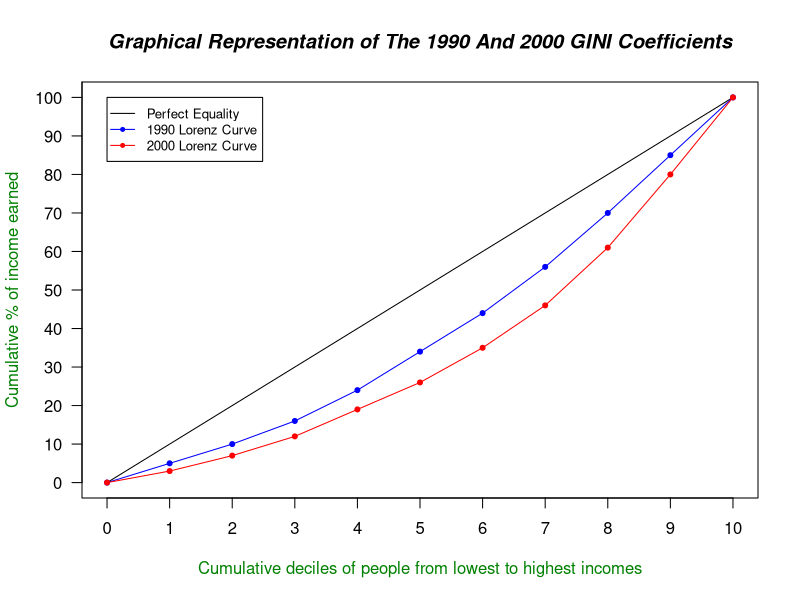

The R script that drew this image:
# Generate vector of income share per deciles for 1990 and 2000
incomeShare_1990 <- c(0,5,5,6,8,10,10,12,14,15,15)
incomeShare_2000 <- c(0,3,4,5,7,7,9,11,15,19,20)

# Calculate cumulative income share for 1990 and 2000
cumsum_1990 <- cumsum(incomeShare_1990)
cumsum_2000 <- cumsum(incomeShare_2000)

# Now let's plot the perfect equality line.
# Use a function based on the length of the provided data
dataLength <- length(incomeShare_1990) - 1
plot(x=(0:dataLength),y=(dataLength*0:dataLength), col="black", type="l", axes=FALSE, ann=FALSE)

# Label x and y axis
axis(1, at=0:dataLength)
axis(2, las=1, at=dataLength*0:100)

# Create box around plot
box()

# Let's plot our two Lorenz Curves
lines(x=(0:dataLength), y=cumsum_1990, type="o", col="blue", pch=20)
lines(x=(0:dataLength), y=cumsum_2000, type="o", col="red", pch=20)

# Label the x and y axes with dark green text
title(xlab="Cumulative deciles of people from lowest to highest incomes", col.lab=rgb(0,0.5,0))
title(ylab="Cumulative % of income earned", col.lab=rgb(0,0.5,0))

# No graph is complete without a title and a legend!
title(main="Graphical Representation of The 1990 And 2000 GINI Coefficients", col.main="black", font.main=4)
legend(0, 100, c("Perfect Equality","1990 Lorenz Curve","2000 Lorenz Curve"), cex=0.8, col=c("black", "blue", "red"), pch=c(-1,20,20), lty=c(1,1,1))